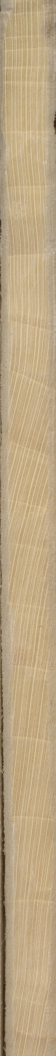
#> input picture web/images/01d883c334788293d654bf3815d5fadd.png, 111 x 2112 px (shown at 1/2 size)
$ python -i utils.py   (imports and definitions only)   (older library calls are emulated)
#> lines starting #> are read from the running program, lines starting #| are printed output that depends on the picture; after the words box and inside, x2 and y2 are one past the last pixel; in counts of white or black regions, pixels touching at a corner belong together
#> further down, picture is the input picture: shape (2112, 111, 3); mean B, G, R 131.3, 166.1, 187.6
# Created by fw at 4/8/20
import cv2
from PIL import Image
import numpy as np
from ._diagonal_crop import *
from statsmodels.tsa.stattools import acf


def get_edges(img: np.array, scale=1,
              low_threshold=0.1, high_threshold=0.9,
              use_quantiles=False, sigma=1.0, kernel_size=(7, 7), ):
#> called with scale = 1, low_threshold = 0.1, high_threshold = 0.9, use_quantiles = False, sigma = 1, kernel_size = (7, 7)
    img = cv2.resize(img, tuple([x // scale for x in img.shape[:2][::-1]]))
    img = cv2.cvtColor(img, cv2.COLOR_BGR2GRAY)
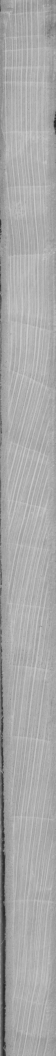
#> img: shape (2112, 111) (shown at 1/2 size); min 35, max 213, mean 168.6

    if use_quantiles:
        low_threshold = np.quantile(img, low_threshold)
        high_threshold = np.quantile(img, high_threshold)
    else:
        img_max = img.max()
#> img_max = 213
        low_threshold = img_max * low_threshold
#> low_threshold = 21.3
        high_threshold = img_max * high_threshold
#> high_threshold = 191.7

    edges = cv2.Canny(cv2.GaussianBlur(img, kernel_size, sigma), low_threshold, high_threshold,
                      L2gradient=True, apertureSize=3, )
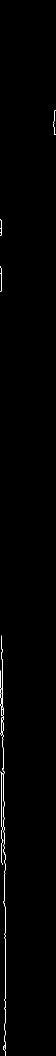
#> edges: shape (2112, 111) (shown at 1/2 size); 0.58% white in thin lines or dots, all inside (x1, y1, x2, y2) = (0, 221, 111, 2112)
    return edges


# [13 lines left out: function get_hough_transform, not called in this run]
        # return None


def get_pith(circles: np.array):
    x, y, _ = circles.mean(0).astype(int)
    return x, y


# [88 lines left out: functions get_radius, crop_img, find_chainsaw_marks_direction, hanning_smooth, find_local_maximum, smooth_array and 1 more, not called in this run]

>>> import cv2
>>> picture = cv2.imread('../web/images/01d883c334788293d654bf3815d5fadd.png')
>>> result = get_edges(picture)

$ run again, on web/images/079be03db187c9ad34d52fe7a9476730.png
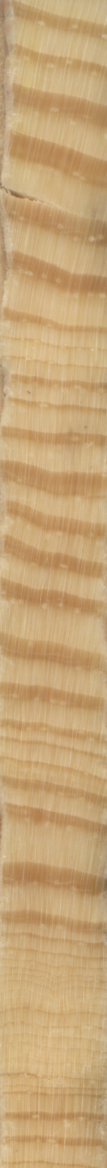
#> input picture web/images/079be03db187c9ad34d52fe7a9476730.png, 214 x 2336 px (shown at 1/2 size)
#> picture is the input picture: shape (2336, 214, 3); mean B, G, R 118.9, 165.1, 197.7
#> in get_edges, `img = cv2.cvtColor(img, cv2.COLOR_BGR2GRAY)`:
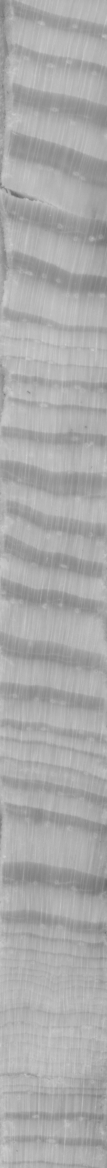
#> img: shape (2336, 214) (shown at 1/2 size); min 100, max 210, mean 169.6
#> img_max = 210
#> low_threshold = 21
#> high_threshold = 189
#> edges: shape (2336, 214); every value is 0
